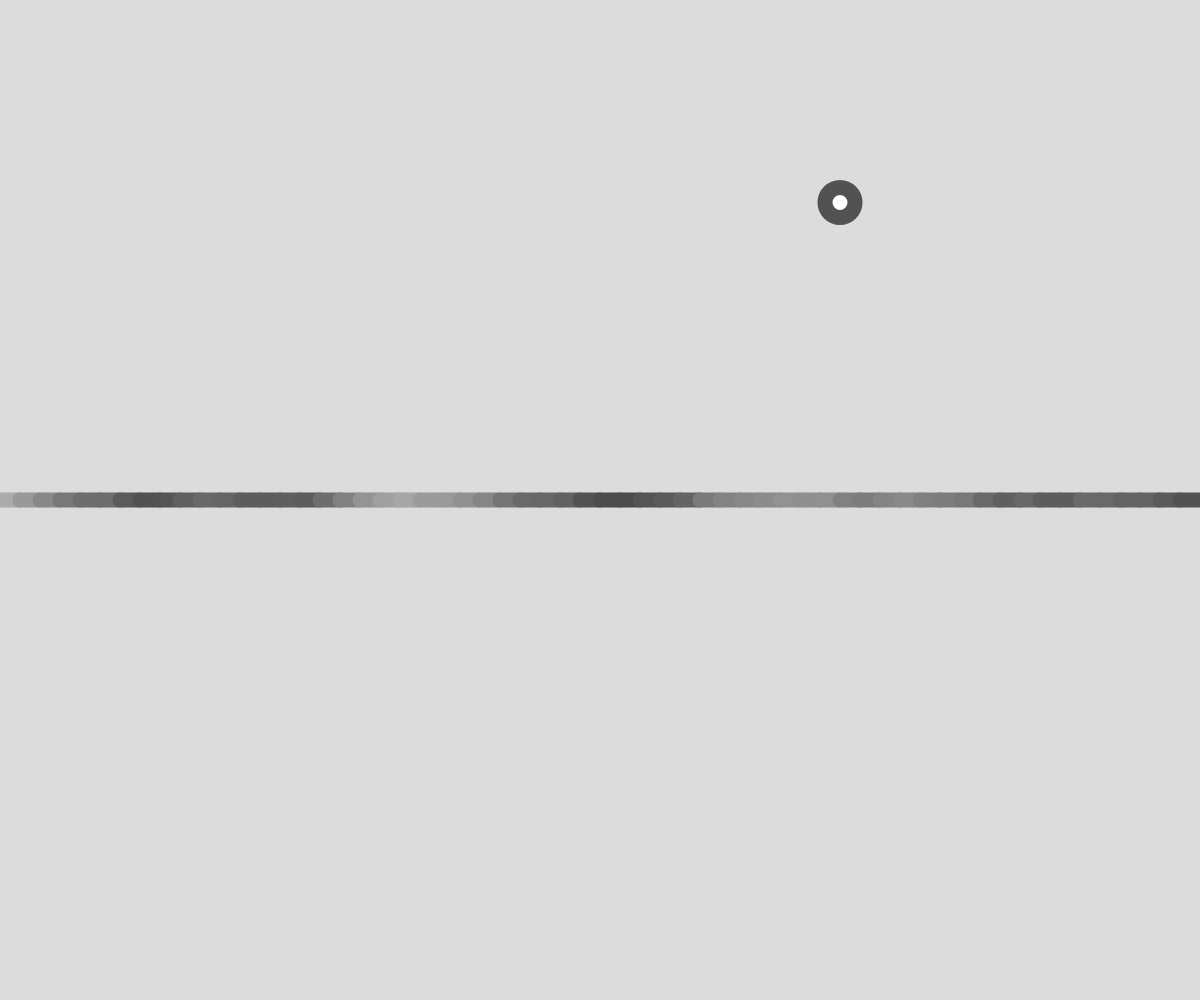
Frame 1 (no input)
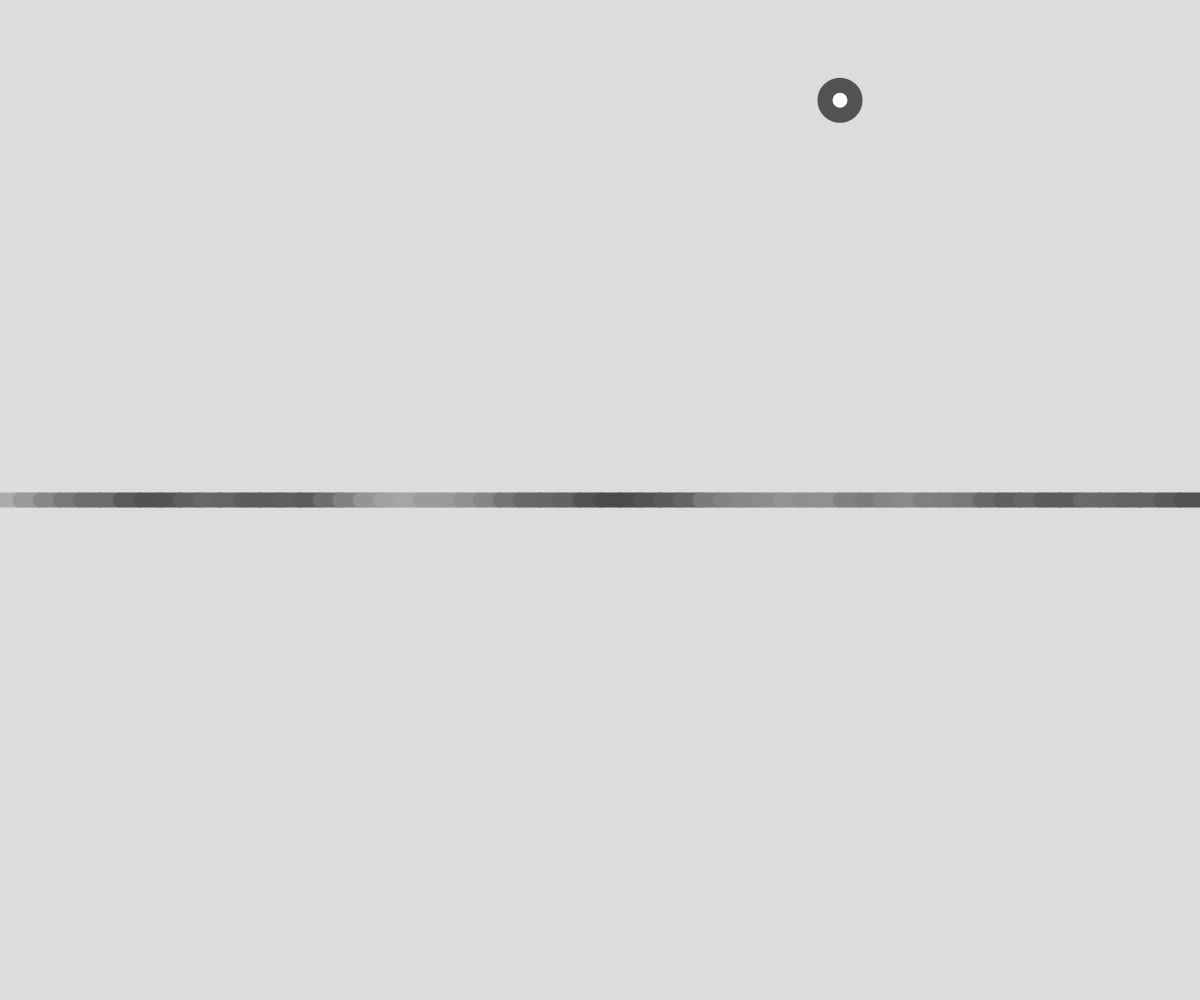
Frame 60 (no input)
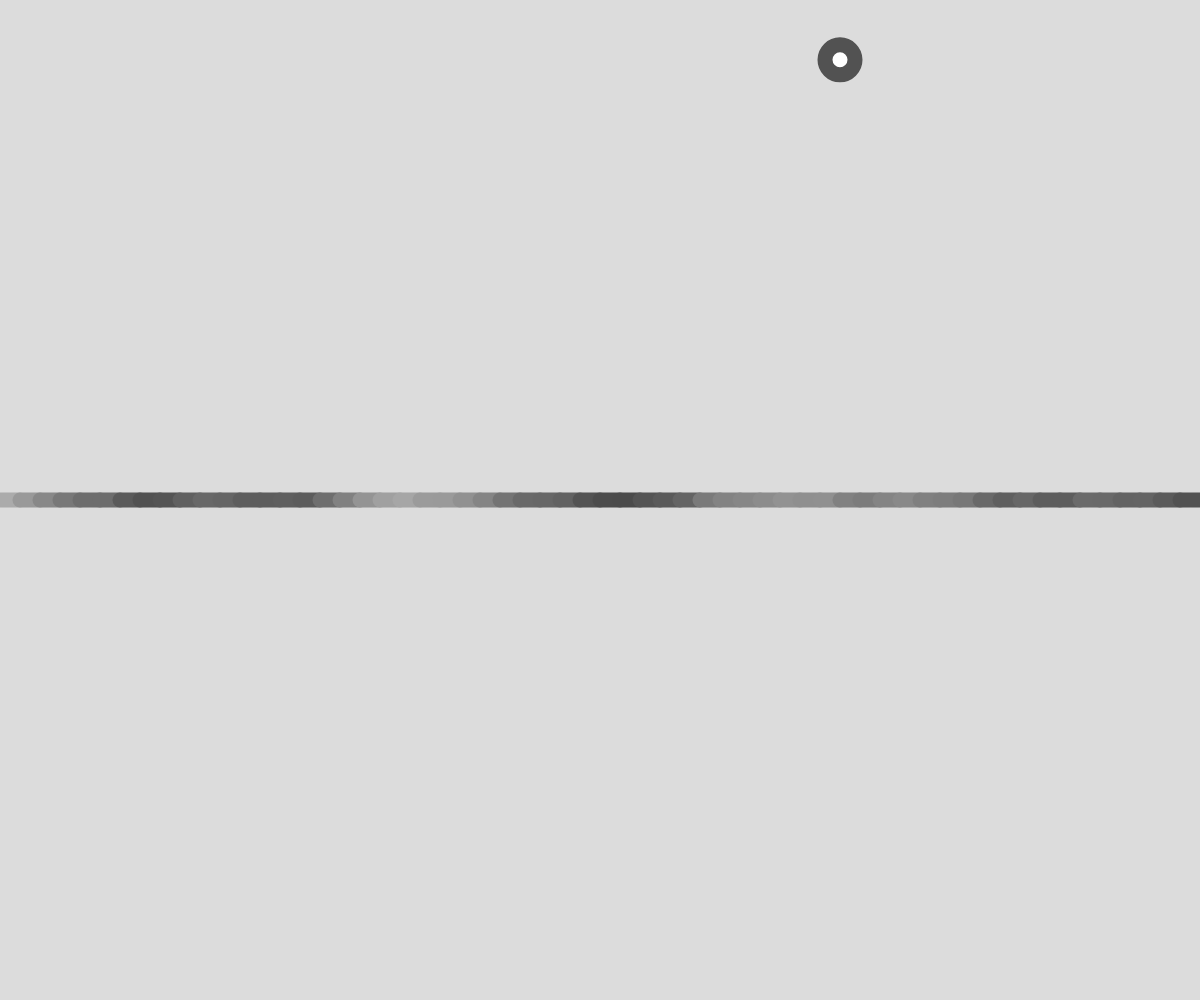
Frame 120 (the mouse pressed at the canvas centre since frame 60)

The p5.js sketch that drew these frames (run headless with seeded random() and noise() and a simulated clock; from frame 60 on, the mouse is pressed at the canvas centre):

// p5.js sketch
// ── sketch.js
// Project Title
// Your Name
// Date
//
// Extra for Experts:
// - describe what you did to take this project "above and beyond"
let segmentLength = 20;
let ballY=200;

function setup() {
  createCanvas(windowWidth, windowHeight);
}
function siegline(){
strokeWeight(15);
let x =0;
let greyTime = 0;
while (x< width){
  let greyVaulue = random(0, 255);
  greyVaulue = noise(greyTime);
  greyVaulue = map(greyVaulue,0,1,0,255)
  greyTime+=.1;
  stroke(greyVaulue);
  line(x,height/2,x+segmentLength,height/2);
  x+=segmentLength;
}
}
function ball(){
  ySpeed = random(-20,20);
  ballY+=ySpeed;
  circle(width*0.7,ballY,30)
}
function draw() {
  background(220);
  siegline();
  ball();
}
